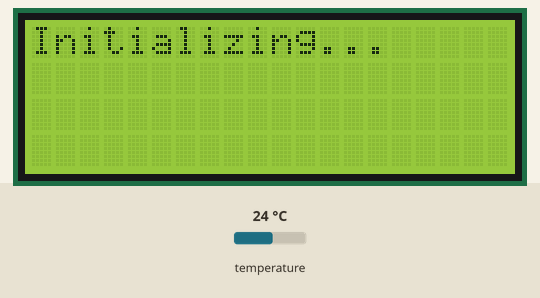
Simulated run of this sketch. Board: Arduino Uno, built with avr-gcc and run on an emulated ATmega328P. Parts: 20×4 character LCD. The inputs (shaded band) are chosen by the test bench; at power-on: temperature 24 °C. The local clock reads 2024-03-15 10:24:30 at power-on unless the sketch sets it; storage starts empty; what the sketch prints to the serial monitor is not drawn.

Above: at 0.1 s.
At 2.2 s:
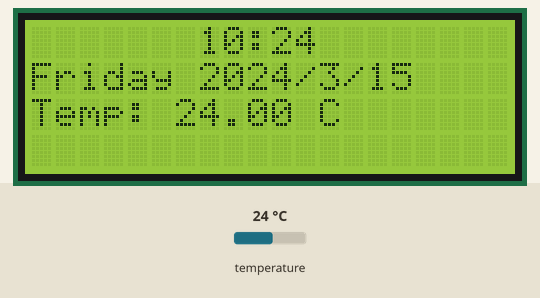
At 94.3 s:
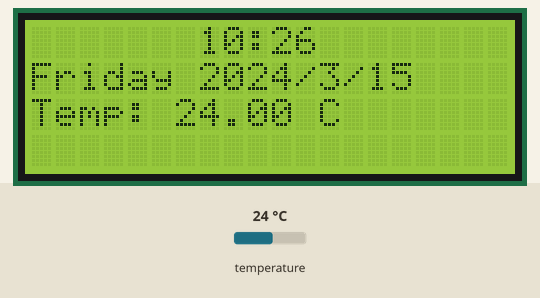

Measured:
- what the display in image 1 shows lasts 46.1 s, from 2.1 s to 48.2 s

The sketch:

home-sensor.ino
```cpp
#include <Wire.h>
#include <LiquidCrystal_I2C.h>
LiquidCrystal_I2C lcd(0x27, 20, 4); // 20x4 LCD
#include "RTClib.h"
RTC_DS3231 rtc;

#include <SPI.h>
#include <SD.h>


// SD Card Configuration
const int chipSelect = 27; // Chip Select pin for SD module
char daysOfTheWeek[7][12] = {"Sunday", "Monday", "Tuesday", "Wednesday", "Thursday", "Friday", "Saturday"};

/******* Function to log data to SD card ******/
void logDataToSD(const String &message, float temperature, DateTime now) {
  File dataFile = SD.open("datalog.txt", FILE_WRITE);

  if (dataFile) {
    // Log timestamp, temperature, and humidity
    dataFile.print(now.year());
    dataFile.print('/');
    dataFile.print(now.month());
    dataFile.print('/');
    dataFile.print(now.day());
    dataFile.print(" ");
    dataFile.print(now.hour());
    dataFile.print(':');
    dataFile.print(now.minute());
    dataFile.print(':');
    dataFile.print(now.second());
    dataFile.print(" - ");
    dataFile.print(message);
    dataFile.print(": Temp = ");
    dataFile.print(temperature);

    dataFile.close();

    // Log success to Serial Monitor
    Serial.println("Data logged: " + message);
  } else {
    // Handle file error
    Serial.println("Error opening datalog.txt");
  }
}

void setup () {
  Serial.begin(57600);

#ifndef ESP8266
  while (!Serial); // wait for serial port to connect. Needed for native USB
#endif

  if (! rtc.begin()) {
    Serial.println("Couldn't find RTC");
    Serial.flush();
    while (1) delay(10);
  }

  if (rtc.lostPower()) {
    Serial.println("RTC lost power, let's set the time!");
    // When time needs to be set on a new device, or after a power loss, the
    // following line sets the RTC to the date & time this sketch was compiled
    //rtc.adjust(DateTime(F(__DATE__), F(__TIME__)));
    // This line sets the RTC with an explicit date & time, for example to set
    // January 21, 2014 at 3am you would call:
    // rtc.adjust(DateTime(2014, 1, 21, 3, 0, 0));
  }

  // When time needs to be re-set on a previously configured device, the
  // following line sets the RTC to the date & time this sketch was compiled
  // rtc.adjust(DateTime(F(__DATE__), F(__TIME__)));
  // This line sets the RTC with an explicit date & time, for example to set
  // January 21, 2014 at 3am you would call:
  // rtc.adjust(DateTime(2014, 1, 21, 3, 0, 0));
  Wire.begin();
  lcd.init();
  lcd.backlight();
  lcd.setCursor(0, 0);
  lcd.print("Initializing...");
  delay(2000);
  lcd.clear();

}

void loop () {
    DateTime now = rtc.now();

    lcd.setCursor(7, 0);
    lcd.print(now.hour(), DEC);
    lcd.print(':');
    lcd.print(now.minute(), DEC);
//    lcd.print(':');
//    lcd.print(now.second(), DEC);
    lcd.setCursor(0, 1);
    lcd.print(daysOfTheWeek[now.dayOfTheWeek()]);

    lcd.print(' ');
    lcd.print(now.year(), DEC);
    lcd.print('/');
    lcd.print(now.month(), DEC);
    lcd.print('/');
    lcd.print(now.day(), DEC);
//    // calculate a date which is 7 days, 12 hours, 30 minutes, 6 seconds into the future
//    DateTime future (now + TimeSpan(7,12,30,6));

    float temperature = rtc.getTemperature();
    lcd.setCursor(0, 2);
    lcd.print("Temp: ");
    lcd.print(temperature);
    lcd.print(" C");

  if (temperature < 17.0) {
    logDataToSD("too cold", temperature, now);
  } else if (temperature > 20.0) {
    logDataToSD("too hot", temperature, now);
  }
    delay(23000);
}
```
